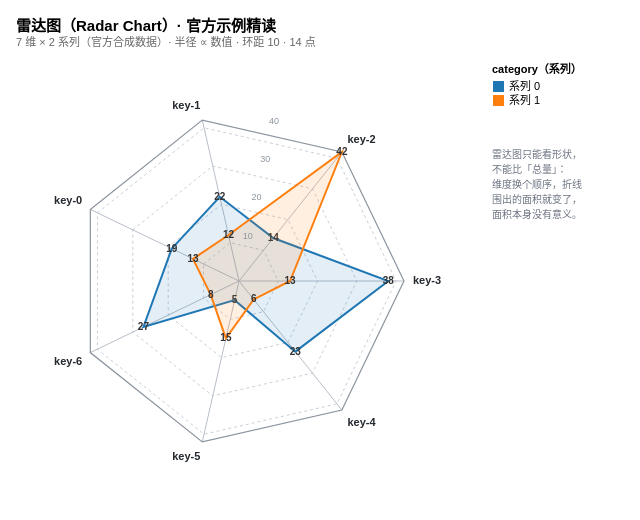

Vega-Lite specification for this chart:
### Vega specification from a JSON file in a GitHub repository (floating-point values rounded to 4 significant figures)
{"$schema": "https://vega.github.io/schema/vega/v6.json", "description": "官方 Radar Chart 精读：point 比例尺把 7 个维度均分到 [-PI, PI]，pow 比例尺把数值映射成半径，line mark 的 interpolate: linear-closed 把每个系列闭合成一圈折线", "width": 640, "height": 520, "padding": {"top": 58, "left": 16, "right": 16, "bottom": 16}, "autosize": {"type": "none", "contains": "padding"}, "title": {"text": "雷达图（Radar Chart）· 官方示例精读", "subtitle": {"signal": "'7 维 × 2 系列（官方合成数据）· ' + (radiusMode === 'area' ? '面积 ∝ 数值' : '半径 ∝ 数值') + ' · 环距 ' + format(ringStep, 'd') + ' · ' + length(data('selected')) + ' 点'"}, "anchor": "start", "fontSize": 15, "subtitleFontSize": 11, "subtitleColor": "#666666", "offset": 10}, "signals": [{"description": "系列筛选：最后一档「都不选」专门用来看空态兜底 —— 折线消失，但网格、维度轴、比例尺全都还在", "name": "seriesPick", "value": "both", "bind": {"input": "select", "name": "系列筛选：", "options": ["both", "0", "1", "none"], "labels": ["两个系列", "只看系列 0", "只看系列 1", "都不选（看空态兜底）"]}}, {"description": "半径映射方式。radius：r 正比于数值（官方写法，linear）；area：r 正比于 √数值，于是折线包围的面积才正比于数值。二者只差 pow 比例尺的 exponent", "name": "radiusMode", "value": "radius", "bind": {"input": "radio", "name": "半径映射：", "options": ["radius", "area"], "labels": ["半径 ∝ 数值", "面积 ∝ 数值"]}}, {"description": "打开后半径域只取当前所选系列的最大值 —— 图会被放大，但两个系列不再可比。这是 data 驱动 domain 的典型代价", "name": "autoScale", "value": false, "bind": {"input": "checkbox", "name": "半径域随所选系列自适应："}}, {"description": "同心刻度环的间隔（数据单位）。范围上限 20 < 最小可能的域上界 38（autoScale 打开且只看系列 0 时），保证 sequence 至少生成一个环", "name": "ringStep", "value": 10, "bind": {"input": "range", "name": "刻度环间隔：", "min": 5, "max": 20, "step": 5}}, {"description": "是否显示顶点上的数值标签（官方示例默认显示，且写在 enter 里）", "name": "showValues", "value": true, "bind": {"input": "checkbox", "name": "显示顶点数值："}}, {"description": "多边形填充的不透明度，官方固定 0.1。两片区域叠在一起时越低越容易看清各自的轮廓", "name": "areaOpacity", "value": 0.12, "bind": {"input": "range", "name": "填充不透明度：", "min": 0, "max": 0.6, "step": 0.02}}, {"description": "留给外圈维度标签的像素余量。Node 无头渲染下文字宽度是估算值（0.8×字数×字号），所以宁可多留", "name": "labelRoom", "value": 58}, {"description": "维度标签离外圈的距离，官方写死 5", "name": "labelPad", "value": 9}, {"description": "雷达占据画布左侧的一个正方形，右侧留给图例与说明；min() 保证圆不被压成椭圆", "name": "plotSide", "update": "min(width, height)"}, {"description": "外圈半径。官方是 radius = width / 2（画布正好正方形、且没有图例与标题时成立）", "name": "radius", "update": "plotSide / 2 - labelRoom"}, {"name": "cx", "update": "plotSide / 2"}, {"name": "cy", "update": "plotSide / 2"}, {"description": "半径域上界。autoScale 关闭时取整表最大值（两系列可比）；打开时取所选系列最大值，并用 length(...) 兜住「一行都没选」——否则 extent([]) 会让 domain 退化成 [0, null]，刻度与环全部消失", "name": "radialMax", "update": "autoScale && length(data('selected')) ? extent(pluck(data('selected'), 'value'))[1] : extent(pluck(data('table'), 'value'))[1]"}, {"description": "pow 比例尺的指数：1 等价于 linear（半径线性），0.5 等价于 sqrt（面积线性）。scale 的 type 不能是信号，但 exponent 可以", "name": "radialExponent", "update": "radiusMode === 'area' ? 0.5 : 1"}, {"description": "维度个数，用来复原 point 比例尺的角度公式", "name": "keyCount", "update": "length(data('keys'))"}, {"description": "相邻两个维度的角度间隔。point 比例尺（padding 0.5）把第 i 个维度放在 -PI + step*(i+0.5)，step = 2PI/n —— 本例 n=7，step=51.43°", "name": "angleStep", "update": "2 * PI / keyCount"}, {"description": "刻度环数值标签的方位角：-PI + 2*step 正好是第 1、2 根辐条的角平分线（本例 -77.1°），离两侧顶点标签各 25.7°，不会撞上", "name": "labelAngle", "update": "-PI + angleStep * 2"}], "data": [{"description": "官方示例的内联合成数据，原样照抄：7 个 key（维度）× 2 个 category（系列）= 14 行长表。雷达图的输入天生就是这种「维度-数值-系列」长表", "name": "table", "values": [{"key": "key-0", "value": 19, "category": 0}, {"key": "key-1", "value": 22, "category": 0}, {"key": "key-2", "value": 14, "category": 0}, {"key": "key-3", "value": 38, "category": 0}, {"key": "key-4", "value": 23, "category": 0}, {"key": "key-5", "value": 5, "category": 0}, {"key": "key-6", "value": 27, "category": 0}, {"key": "key-0", "value": 13, "category": 1}, {"key": "key-1", "value": 12, "category": 1}, {"key": "key-2", "value": 42, "category": 1}, {"key": "key-3", "value": 13, "category": 1}, {"key": "key-4", "value": 6, "category": 1}, {"key": "key-5", "value": 15, "category": 1}, {"key": "key-6", "value": 8, "category": 1}]}, {"description": "被 seriesPick 过滤后的行，再按 category、key 排好序。collect 不是为了好看：line mark 严格按数据顺序连点，顺序乱了折线就自己打结", "name": "selected", "source": "table", "transform": [{"type": "filter", "expr": "seriesPick === 'both' ? true : seriesPick === 'none' ? false : datum.category === +seriesPick"}, {"type": "collect", "sort": {"field": ["category", "key"]}}]}, {"description": "维度表：官方用 aggregate + groupby 去重（不给 fields/ops 就只输出分组键）。这里取自未过滤的 table，所以「都不选」时轴与网格仍然在；再 collect 一次保证角度顺序 = 连线顺序", "name": "keys", "source": "table", "transform": [{"type": "aggregate", "groupby": ["key"]}, {"type": "collect", "sort": {"field": "key"}}]}, {"description": "同心刻度环的数值：sequence 是右开区间，stop 取不到 —— 域上界正好是 ringStep 整数倍时，最外圈会自动让给 outer-line 那圈多边形，不会叠成双线（默认的 42 不是 10 的整数倍，右开与否都得到 10/20/30/40）", "name": "rings", "transform": [{"type": "sequence", "start": {"signal": "ringStep"}, "stop": {"signal": "radialMax"}, "step": {"signal": "ringStep"}, "as": "level"}]}], "scales": [{"name": "angular", "type": "point", "range": {"signal": "[-PI, PI]"}, "padding": 0.5, "domain": {"data": "keys", "field": "key"}}, {"name": "radial", "type": "pow", "exponent": {"signal": "radialExponent"}, "range": {"signal": "[0, radius]"}, "domain": {"signal": "[0, radialMax]"}, "nice": false}, {"name": "color", "type": "ordinal", "domain": {"data": "table", "field": "category"}, "range": {"scheme": "category10"}}], "legends": [{"fill": "color", "orient": "none", "legendX": {"signal": "plotSide + 30"}, "legendY": 6, "direction": "vertical", "title": "category（系列）", "titleFontSize": 11, "labelFontSize": 11, "symbolType": "square", "symbolSize": 120, "encode": {"labels": {"update": {"text": {"signal": "'系列 ' + datum.value"}}}}}], "marks": [{"description": "整张雷达装在一个 group 里，group 的 x/y 就是圆心 —— 之后所有几何都写成以圆心为原点的 (r·cosθ, r·sinθ)。官方示例是把这条平移写在顶层 encode 上（等价于平移根 group），但那样标题与图例会一起被平移出画布，详见 README", "type": "group", "name": "radar", "encode": {"update": {"x": {"signal": "cx"}, "y": {"signal": "cy"}}}, "marks": [{"description": "各系列的闭合折线：一个 facet 一条路径。line mark 没有 series 通道，多序列只能靠 group + facet", "type": "group", "name": "categories", "zindex": 1, "from": {"facet": {"data": "selected", "name": "facet", "groupby": ["category"]}}, "marks": [{"description": "interpolate: linear-closed 自动把最后一点连回第一点，省掉「把首点再 append 一次」的数据加工", "type": "line", "name": "category-line", "from": {"data": "facet"}, "encode": {"enter": {"interpolate": {"value": "linear-closed"}, "stroke": {"scale": "color", "field": "category"}, "strokeWidth": {"value": 2}, "fill": {"scale": "color", "field": "category"}}, "update": {"x": {"signal": "scale('radial', datum.value) * cos(scale('angular', datum.key))"}, "y": {"signal": "scale('radial', datum.value) * sin(scale('angular', datum.key))"}, "fillOpacity": {"signal": "areaOpacity"}}}}, {"description": "顶点数值标签。from 指向的是**另一个 mark 的名字**：datum 是那个 mark 的场景元素（有算好的 x/y），datum.datum 才是原始数据行 —— 官方示例最容易被忽略的一招", "type": "text", "name": "value-text", "from": {"data": "category-line"}, "encode": {"enter": {"align": {"value": "center"}, "baseline": {"value": "middle"}, "fontSize": {"value": 10}, "fontWeight": {"value": "bold"}, "fill": {"value": "#333333"}}, "update": {"x": {"signal": "datum.x"}, "y": {"signal": "datum.y"}, "text": {"signal": "format(datum.datum.value, 'd')"}, "opacity": {"signal": "showValues ? 1 : 0"}}}}]}, {"description": "同心刻度环：facet 出每个环一个 group，内层折线用 parent.level 拿到该环的数值。画成多边形而不是圆，是为了和辐条构成雷达图那张「网」", "type": "group", "name": "ringLevels", "zindex": 0, "from": {"facet": {"data": "rings", "name": "ring", "groupby": ["level"]}}, "marks": [{"description": "from 用的是全局 keys 数据集（嵌套作用域里可以直接引用顶层数据集），半径来自 parent", "type": "line", "name": "ring-line", "from": {"data": "keys"}, "interactive": false, "encode": {"enter": {"interpolate": {"value": "linear-closed"}, "stroke": {"value": "#c9ced6"}, "strokeWidth": {"value": 1}, "strokeDash": {"value": [3, 3]}}, "update": {"x": {"signal": "scale('radial', parent.level) * cos(scale('angular', datum.key))"}, "y": {"signal": "scale('radial', parent.level) * sin(scale('angular', datum.key))"}}}}]}, {"description": "辐条：每个维度一条从圆心射向外圈的 rule。rule 的 x/y 是起点、x2/y2 是终点", "type": "rule", "name": "radial-grid", "from": {"data": "keys"}, "zindex": 0, "interactive": false, "encode": {"enter": {"x": {"value": 0}, "y": {"value": 0}, "stroke": {"value": "#b7bec8"}, "strokeWidth": {"value": 1}}, "update": {"x2": {"signal": "radius * cos(scale('angular', datum.key))"}, "y2": {"signal": "radius * sin(scale('angular', datum.key))"}}}}, {"description": "最外圈：又一次「mark 当数据源」—— 直接把 radial-grid 那些 rule 的终点 (x2, y2) 当顶点连成闭合多边形，一个坐标都不用重算", "type": "line", "name": "outer-line", "from": {"data": "radial-grid"}, "zindex": 0, "interactive": false, "encode": {"enter": {"interpolate": {"value": "linear-closed"}, "stroke": {"value": "#8b949e"}, "strokeWidth": {"value": 1.2}}, "update": {"x": {"field": "x2"}, "y": {"field": "y2"}}}}, {"description": "刻度环数值：摆在正上方的辐条间隙里，format 成整数（不写 format 就会直出 10.000000 之类的默认格式）", "type": "text", "name": "ring-label", "from": {"data": "rings"}, "zindex": 2, "interactive": false, "encode": {"enter": {"align": {"value": "center"}, "baseline": {"value": "bottom"}, "dy": {"value": -2}, "fontSize": {"value": 9}, "fill": {"value": "#8b949e"}}, "update": {"x": {"signal": "scale('radial', datum.level) * cos(labelAngle)"}, "y": {"signal": "scale('radial', datum.level) * sin(labelAngle)"}, "text": {"signal": "format(datum.level, 'd')"}}}}, {"description": "维度标签：align/baseline 用 test 数组按方位角分档 —— 左半圈右对齐、右半圈左对齐；上半圈基线在下、下半圈基线在上。这就是官方示例里那两串 test 的全部含义", "type": "text", "name": "key-label", "from": {"data": "keys"}, "zindex": 1, "interactive": false, "encode": {"enter": {"fill": {"value": "#24292f"}, "fontSize": {"value": 11}, "fontWeight": {"value": "bold"}}, "update": {"x": {"signal": "(radius + labelPad) * cos(scale('angular', datum.key))"}, "y": {"signal": "(radius + labelPad) * sin(scale('angular', datum.key))"}, "text": {"field": "key"}, "align": [{"test": "abs(scale('angular', datum.key)) > PI / 2", "value": "right"}, {"value": "left"}], "baseline": [{"test": "scale('angular', datum.key) > 0", "value": "top"}, {"test": "scale('angular', datum.key) == 0", "value": "middle"}, {"value": "bottom"}]}}}, {"description": "空态提示：seriesPick 选到「都不选」时给一句话。非空时 text 求值为 ''，只留一个看不见的空 <text>，不新增数据集（新建一个默认为空的数据集会被校验器判失败）", "type": "text", "name": "emptyHint", "interactive": false, "encode": {"update": {"x": {"value": 0}, "y": {"value": 0}, "text": {"signal": "length(data('selected')) ? '' : '没有选中任何系列：折线消失，网格与维度轴仍然在'"}, "align": {"value": "center"}, "baseline": {"value": "middle"}, "fontSize": {"value": 12}, "fill": {"value": "#8a8f98"}}}}]}, {"description": "右栏说明：雷达图最常被误用的一点，直接写在图上", "type": "text", "name": "caption", "interactive": false, "encode": {"update": {"x": {"signal": "plotSide + 30"}, "y": {"value": 92}, "text": {"value": ["雷达图只能看形状，", "不能比「总量」：", "维度换个顺序，折线", "围出的面积就变了，", "面积本身没有意义。"]}, "align": {"value": "left"}, "baseline": {"value": "top"}, "fontSize": {"value": 10}, "lineHeight": {"value": 15}, "fill": {"value": "#6b7280"}}}}]}
